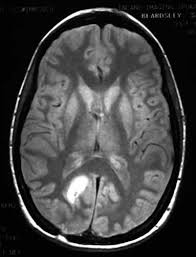
%> input picture Implementation  of Morphological and Filters/mr2.jpg, 196 x 257 px
$ octave closingofgrayscal.m   (GNU Octave 9; MATLAB toolbox functions it lacks are replaced by stand-ins)
%> lines starting %> are read from the running program, lines starting %| are printed output that depends on the picture
%dilation of grayscale image on the basis of different type of  structure

A=imread('mr2.jpg');
%> A is the input picture: size 257x196x3 uint8; min 0, max 255, mean 66.4

A=rgb2gray(A);
%> A: size 257x196 uint8
figure,imshow(A);
%Structuring element
B2=[5 5 5];
m=floor(size(B2,1)/2);
n=floor(size(B2,2)/2);
%Pad array on all the sides
C=padarray(A,[m n]);
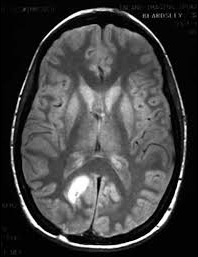
%> C: size 257x198 uint8; min 0, max 255, mean 65.7
%  D=false(size(A));
  D=A;
Tempp=[];
for i=1:size(A,1)
    for j=1:size(A,2)
        for k=-m:m
            for l=-n:n
              Tempp(k+m+1,l+n+1)=C(i+k+m,j+l+n)+B2(k+m+1,l+n+1);
            end
        end

        D(i,j)=max(max(Tempp));


    end
end
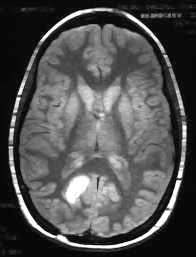
%> D: size 257x196 uint8; min 5, max 255, mean 80.8
%> after the loop, Tempp = [7 7 5]
figure,imshow(D);

% erosion of grayscale image on the basis of different type of  structure

C=padarray(D,[m n]);
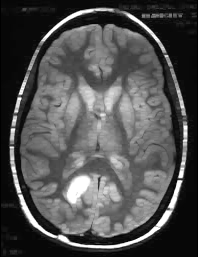
%> C: size 257x198 uint8; min 0, max 255, mean 79.9
%  D=false(size(A));
  E=D;
Tempp=[];
for i=1:size(D,1)
    for j=1:size(D,2)
        for k=-m:m
            for l=-n:n
               Tempp(k+m+1,l+n+1)=C(i+k+m,j+l+n)-B2(k+m+1,l+n+1);
            end
        end

        E(i,j)=min(min(Tempp));


    end
end
%> after the loop, Tempp = [2 2 0]
figure,imshow(E);

clear all

$ run again, with Implementation  of Morphological and Filters/im.jpg copied over Implementation  of Morphological and Filters/mr2.jpg
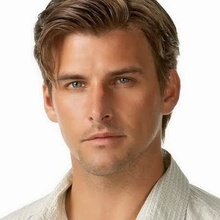
%> input picture Implementation  of Morphological and Filters/im.jpg, 220 x 220 px, shrunk from 320 x 320 before the run
%> A is the input picture: size 220x220x3 uint8; mean R, G, B 191.7, 168, 152.2
%> A: size 220x220 uint8
%> after the loop `for i=1:size(A,1)`:
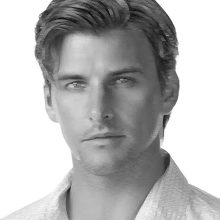
%> D: size 220x220 uint8; min 13, max 255, mean 182.2
%> after the loop `for i=1:size(A,1)`: Tempp = [203 205 5]
%> `C=padarray(D,[m n]);`:
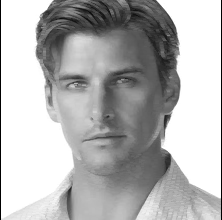
%> C: size 220x222 uint8; min 0, max 255, mean 180.5
%> after the loop `for i=1:size(D,1)`: Tempp = [200 200 0]
